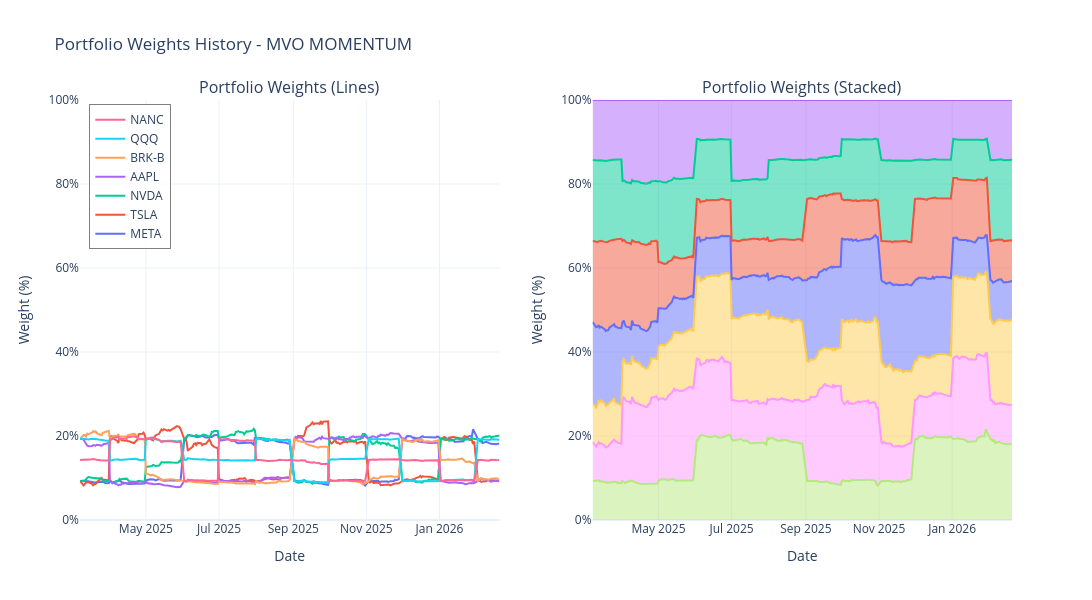

The cell this chart's notebook holds for it:
### Code cell
portfolio = portfolios[2]  # MVO MOMENTUM
evaluator = PortfolioEvaluator(portfolio)
evaluator.plot_weights_history()

### Figure 1 — Plotly figure (JSON) as saved in the notebook; plotly's stock layout.template omitted (floating-point values rounded to 4 significant figures; data arrays with more than 128 entries replaced by an {"elided": "..."} marker saying what was removed)
{"data": [{"hovertemplate": "%{fullData.name}: %{y:.2%}<extra></extra>", "line": {"width": 2}, "mode": "lines", "name": "META", "showlegend": true, "type": "scatter", "x": {"elided": "241 str values"}, "xaxis": "x", "y": {"elided": "241 float values"}, "yaxis": "y"}, {"hovertemplate": "%{fullData.name}: %{y:.2%}<extra></extra>", "line": {"width": 2}, "mode": "lines", "name": "TSLA", "showlegend": true, "type": "scatter", "x": {"elided": "241 str values"}, "xaxis": "x", "y": {"elided": "241 float values"}, "yaxis": "y"}, {"hovertemplate": "%{fullData.name}: %{y:.2%}<extra></extra>", "line": {"width": 2}, "mode": "lines", "name": "NVDA", "showlegend": true, "type": "scatter", "x": {"elided": "241 str values"}, "xaxis": "x", "y": {"elided": "241 float values"}, "yaxis": "y"}, {"hovertemplate": "%{fullData.name}: %{y:.2%}<extra></extra>", "line": {"width": 2}, "mode": "lines", "name": "AAPL", "showlegend": true, "type": "scatter", "x": {"elided": "241 str values"}, "xaxis": "x", "y": {"elided": "241 float values"}, "yaxis": "y"}, {"hovertemplate": "%{fullData.name}: %{y:.2%}<extra></extra>", "line": {"width": 2}, "mode": "lines", "name": "BRK-B", "showlegend": true, "type": "scatter", "x": {"elided": "241 str values"}, "xaxis": "x", "y": {"elided": "241 float values"}, "yaxis": "y"}, {"hovertemplate": "%{fullData.name}: %{y:.2%}<extra></extra>", "line": {"width": 2}, "mode": "lines", "name": "QQQ", "showlegend": true, "type": "scatter", "x": {"elided": "241 str values"}, "xaxis": "x", "y": {"elided": "241 float values"}, "yaxis": "y"}, {"hovertemplate": "%{fullData.name}: %{y:.2%}<extra></extra>", "line": {"width": 2}, "mode": "lines", "name": "NANC", "showlegend": true, "type": "scatter", "x": {"elided": "241 str values"}, "xaxis": "x", "y": {"elided": "241 float values"}, "yaxis": "y"}, {"hovertemplate": "%{fullData.name}: %{y:.2%}<extra></extra>", "mode": "lines", "name": "META", "showlegend": false, "stackgroup": "one", "type": "scatter", "x": {"elided": "241 str values"}, "xaxis": "x2", "y": {"elided": "241 float values"}, "yaxis": "y2"}, {"hovertemplate": "%{fullData.name}: %{y:.2%}<extra></extra>", "mode": "lines", "name": "TSLA", "showlegend": false, "stackgroup": "one", "type": "scatter", "x": {"elided": "241 str values"}, "xaxis": "x2", "y": {"elided": "241 float values"}, "yaxis": "y2"}, {"hovertemplate": "%{fullData.name}: %{y:.2%}<extra></extra>", "mode": "lines", "name": "NVDA", "showlegend": false, "stackgroup": "one", "type": "scatter", "x": {"elided": "241 str values"}, "xaxis": "x2", "y": {"elided": "241 float values"}, "yaxis": "y2"}, {"hovertemplate": "%{fullData.name}: %{y:.2%}<extra></extra>", "mode": "lines", "name": "AAPL", "showlegend": false, "stackgroup": "one", "type": "scatter", "x": {"elided": "241 str values"}, "xaxis": "x2", "y": {"elided": "241 float values"}, "yaxis": "y2"}, {"hovertemplate": "%{fullData.name}: %{y:.2%}<extra></extra>", "mode": "lines", "name": "BRK-B", "showlegend": false, "stackgroup": "one", "type": "scatter", "x": {"elided": "241 str values"}, "xaxis": "x2", "y": {"elided": "241 float values"}, "yaxis": "y2"}, {"hovertemplate": "%{fullData.name}: %{y:.2%}<extra></extra>", "mode": "lines", "name": "QQQ", "showlegend": false, "stackgroup": "one", "type": "scatter", "x": {"elided": "241 str values"}, "xaxis": "x2", "y": {"elided": "241 float values"}, "yaxis": "y2"}, {"hovertemplate": "%{fullData.name}: %{y:.2%}<extra></extra>", "mode": "lines", "name": "NANC", "showlegend": false, "stackgroup": "one", "type": "scatter", "x": {"elided": "241 str values"}, "xaxis": "x2", "y": {"elided": "241 float values"}, "yaxis": "y2"}], "layout": {"annotations": [{"font": {"size": 16}, "showarrow": false, "text": "Portfolio Weights (Lines)", "x": 0.225, "xanchor": "center", "xref": "paper", "y": 1, "yanchor": "bottom", "yref": "paper"}, {"font": {"size": 16}, "showarrow": false, "text": "Portfolio Weights (Stacked)", "x": 0.775, "xanchor": "center", "xref": "paper", "y": 1, "yanchor": "bottom", "yref": "paper"}], "height": 600, "hovermode": "x unified", "legend": {"bgcolor": "rgba(255, 255, 255, 0.8)", "bordercolor": "gray", "borderwidth": 1, "x": 0.01, "xanchor": "left", "y": 0.99, "yanchor": "top"}, "title": {"text": "Portfolio Weights History - MVO MOMENTUM"}, "width": 1400, "xaxis": {"anchor": "y", "domain": [0, 0.45], "title": {"text": "Date"}}, "xaxis2": {"anchor": "y2", "domain": [0.55, 1], "title": {"text": "Date"}}, "yaxis": {"anchor": "x", "domain": [0, 1], "range": [0, 1], "tickformat": ".0%", "title": {"text": "Weight (%)"}}, "yaxis2": {"anchor": "x2", "domain": [0, 1], "range": [0, 1], "tickformat": ".0%", "title": {"text": "Weight (%)"}}}}
